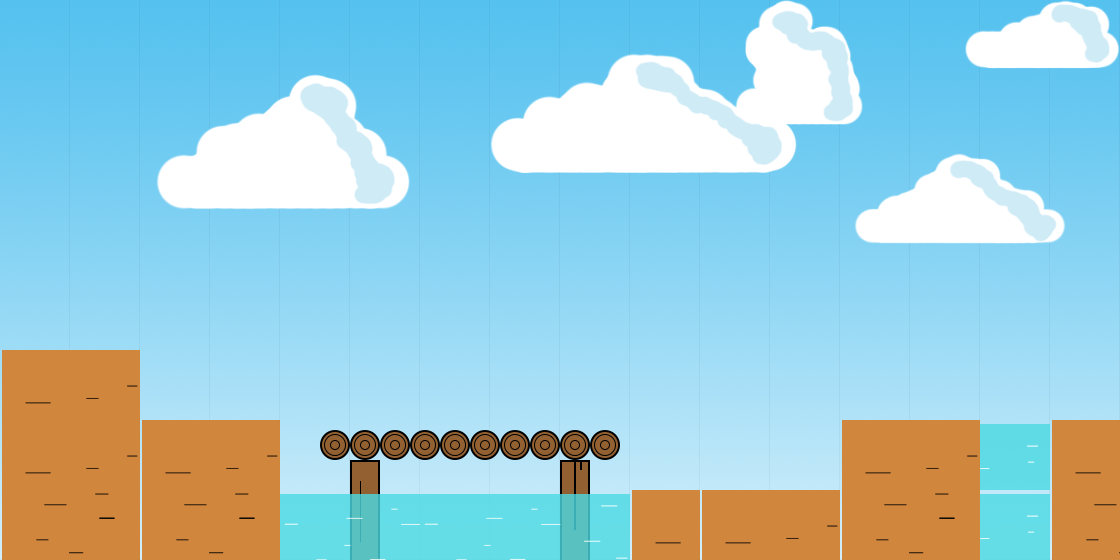

Below is a game level as drawn by its tile map, then a one-line description and the .tmx that defines it (tile-layer data replaced by summaries):
An orthogonal 16x8 tile map with 70x70 px tiles, 4 tile layers (sky, clouds, collision, water).

<map version="1.0" orientation="orthogonal" width="16" height="8" tilewidth="70" tileheight="70">
 <tileset firstgid="1" name="tiles_map" tilewidth="70" tileheight="70">
  <image source="../images/tiles_map.png" width="1120" height="560" />
 </tileset>
 <layer name="sky" width="16" height="8">
  <data>[128 cells, 128 non-empty, 8 distinct tile ids]</data>
 </layer>
 <layer name="clouds" width="16" height="8">
  <data>[128 cells, 36 non-empty, 36 distinct tile ids]</data>
 </layer>
 <layer name="collision" width="16" height="8">
  <data>[128 cells, 29 non-empty, 14 distinct tile ids]</data>
 </layer>
 <layer name="water" width="16" height="8">
  <data>[128 cells, 7 non-empty, 4 distinct tile ids]</data>
 </layer>
</map>